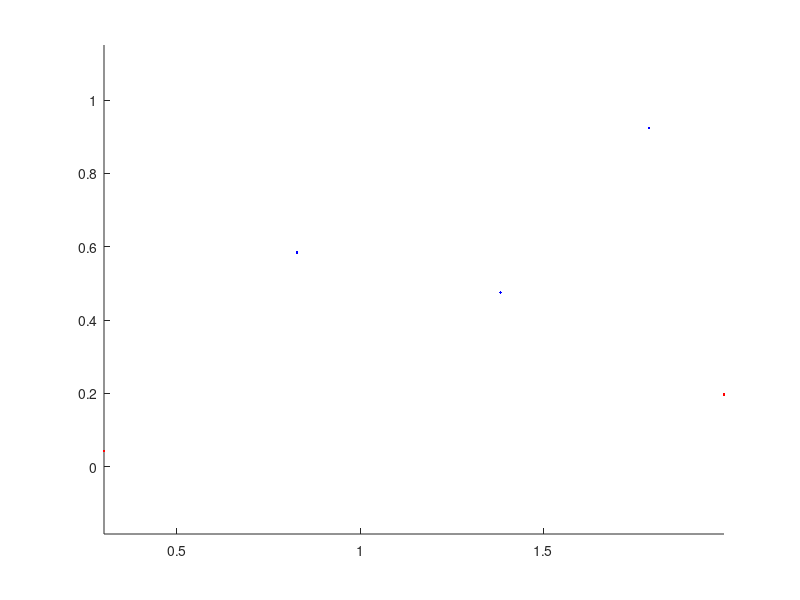

The MATLAB source for this figure:
%通过蒙特卡罗方法计算圆周率
p=input("请输入随机点数：");
x0=1;y0=1;n=0;
hold on
for i=1:p
    px=rand*2;
    py=rand*2;
    if (px-x0)^2+(py-y0)^2<1
        plot(px,py,".b")
        n=n+1;
    else
        plot(px,py,'.r')
    end
end
axis equal
disp('模拟的圆周率为')
pi0=4*n/p